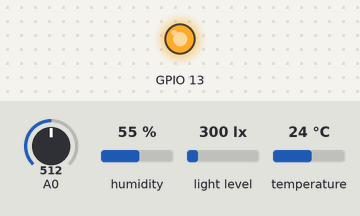
Simulated run of this sketch. Board: ESP8266 (NodeMCU). Shown: output pins drawn as LEDs (lit = HIGH). The inputs (shaded band) are chosen by the test bench; at power-on: A0 = 512, humidity 55 %, light level 300 lx, temperature 24 °C. WiFi joins after 1.5 s; servers stay silent unless stated; what the sketch prints to the serial monitor is not drawn. At 4.3 s the program puts the board to deep sleep or switches it off; the recording ends there.

Above: at 0.1 s.
Timing chart, 0 to 4.3 s (numbered marks = the images above):
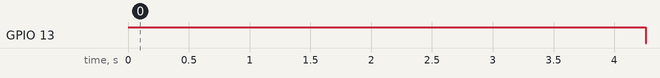

The sketch:

main.ino
```cpp
#include <ESP8266WiFi.h>
#include <WiFiClientSecure.h>
#include <ESP8266WebServer.h>
#include <ESP8266HTTPClient.h>
#include <Wire.h>
#include <Adafruit_HTU21DF.h>
#include <hp_BH1750.h>

#define deepSleepTime 60e6 // 1m

const char *ssid = "ssid"; //ENTER YOUR WIFI SETTINGS
const char *password = "password";

// const char *host = "192.168.1.198";
const char *host = "body0.ml";
const char *route = "/nagDbIntf/espPld";
const char *asccecToken = "vgqchavsui";
const int httpsPort = 3010;

const char fingerprint[] PROGMEM = "06 38 72 65 EE 6A EC AC 8E F0 B7 1F E9 A5 43 CF 0F 1F F9 18";

Adafruit_HTU21DF htu = Adafruit_HTU21DF();
hp_BH1750 BH1750;

float getBattVoltage()
{
    return analogRead(0) / 215.58;
}

void warnBlink()
{
    digitalWrite(LED_BUILTIN, HIGH);
    delay(500);
    digitalWrite(LED_BUILTIN, LOW);
    delay(500);
}
void warnSleep()
{
    Serial.print("Entering deepSleep, timeout");
    digitalWrite(13, 0);
    ESP.deepSleep(deepSleepTime);
}

void setup()
{
    pinMode(13, OUTPUT);
    digitalWrite(13, 1);

    delay(500);
    Serial.begin(115200);
    Serial.println("");
    Serial.println("Init");
    WiFi.mode(WIFI_OFF); //Prevents reconnection issue (taking too long to connect)
    delay(1000);
    WiFi.mode(WIFI_STA);

    WiFi.begin(ssid, password);
    Serial.print("Connecting");

    int r = 0; //retry counter
    // Wait for connection
    while ((WiFi.status() != WL_CONNECTED) && (r < 30))
    {
        delay(500);
        Serial.print(".");
        r++;
    }
    if (r == 30)
    { // can not connect to wifi
        warnBlink();
        warnBlink();
        warnSleep();
        return; // unnecessary
    }

    Serial.println("Connected!");

    BH1750.begin(BH1750_TO_GROUND);
    htu.begin();

    WiFiClientSecure httpsClient; //Declare object of class WiFiClient

    httpsClient.setFingerprint(fingerprint);
    httpsClient.setTimeout(15000); // 15 Seconds
    delay(1000);

    Serial.print("HTTPS Connecting");
    r = 0; //retry counter
    while ((!httpsClient.connect(host, httpsPort)) && (r < 30))
    {
        delay(100);
        Serial.print(".");
        r++;
    }
    if (r == 30)
    { // can not connect to server
        warnBlink();
        warnSleep();
        return; // unnecessary
    }

    Serial.println("Connected to web");

    int temp = htu.readTemperature();
    int pres = -1; // not coonected sensor
    int hum = htu.readHumidity();
    BH1750.start();
    int light = BH1750.getLux();
    float batteryState = getBattVoltage();
    String body = String("{\"temp\":") + temp +
                  ", \"pres\":" + pres +
                  ", \"hum\":" + hum +
                  ", \"light\":" + light +
                  ", \"batteryState\":" + batteryState +
                  ", \"accesToken\':" + asccecToken + "}";
    String requestBody = String("POST ") + route + " HTTP/1.1\r\n" +
                         "Host: " + host + "\r\n" +
                         "Content-Type: application/json\r\n" +
                         "Connection: close\r\n" +
                         "Content-Length: " + body.length() + "\r\n" +
                         "\r\n" +
                         body + "\r\n";
    Serial.println(requestBody);
    httpsClient.print(requestBody);
    Serial.println(analogRead(0));
    Serial.println("request send");
    digitalWrite(13, 0);
    Serial.print("Entering deepSleep");
    ESP.deepSleep(deepSleepTime);
}

void loop()
{
}
```

Measured:
- by itself, GPIO 13: LOW → HIGH at 0.00 s, → LOW 4.3 s later
